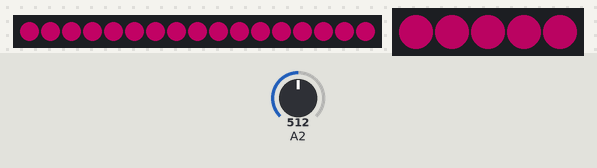
This sketch was run on a simulated ATtiny85, built with avr-gcc and run on an emulated ATtiny85. Shown: 17 RGB LEDs in strip order, left to right, 5 RGB LEDs in strip order, left to right. The test bench sets the inputs (shaded band); at power-on: A2 = 512. Dim RGB values are drawn brighter than linear; random numbers use the default seed unless the sketch sets one.

Above: at 1.2 s.
1.3 s: A2 set to 716
At 19.7 s:
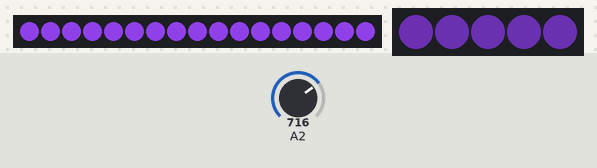
Timing chart, 0 to 45.5 s (numbered marks = the images above; inputs shaded):
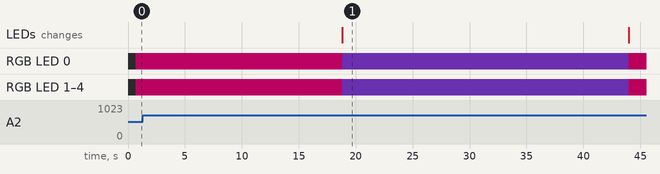

The sketch:

LEDshoes.ino
```cpp
#include "Adafruit_NeoPixel.h"
#ifdef __AVR__
#include <avr/power.h>
#endif

/*********** LED-related constants ***********/
#define HEEL_LED_PIN 0
#define HEEL_LED_NUM 17

#define TOE_LED_PIN 1
#define TOE_LED_NUM 5

Adafruit_NeoPixel toeLEDStrip = Adafruit_NeoPixel(HEEL_LED_NUM, HEEL_LED_PIN, NEO_GRB + NEO_KHZ800);
Adafruit_NeoPixel heelLEDStrip = Adafruit_NeoPixel(TOE_LED_NUM, TOE_LED_PIN, NEO_GRB + NEO_KHZ800);
/*********************************************/

/********** Piezo-related constants **********/
#define PIEZO_PIN 2 // analog pins are numbered differently than the digital pins!

#define THRESHOLD 10
/*********************************************/

uint8_t glimmer_upper_limit = 100;
uint8_t glimmer_lower_limit = 50;
uint8_t middle_bright = 75;

#define GROUP_LOW 3
#define GROUP_HIGH 10


uint16_t brightness = 15;
uint16_t diff = 512;
/*************************/

// IMPORTANT: To reduce NeoPixel burnout risk, add 1000 uF capacitor across
// pixel power leads, add 300 - 500 Ohm resistor on first pixel's data input
// and minimize distance between Arduino and first pixel.  Avoid connecting
// on a live circuit...if you must, connect GND first.

void setup() {
  toeLEDStrip.begin();
  heelLEDStrip.begin();

  // Initialize pixels to off
  toeLEDStrip.show();
  heelLEDStrip.show();

  randomSeed(analogRead(PIEZO_PIN));

  interruptSetup();
}

void loop() {
  pinkToPurple();
  purpleToBlue();
  blueToPink();
}

bool decrease_flag = false;

ISR(TIMER1_COMPA_vect) // timer compare interrupt service routine
{
  uint8_t piezoADC = analogRead(PIEZO_PIN);

  if (THRESHOLD < piezoADC) { // if above threshold
    // if first time, jump up to 255
    if (!decrease_flag) {
      brightness = 255;
      decrease_flag = true;
    }
  }

  if (decrease_flag) {
    brightness -= 2;
  }
}

void interruptSetup()
{
  // initialize Timer1
  noInterrupts(); // disable all interrupts
  TCCR1 = 0;                  //stop the timer
  TCNT1 = 0;                  //zero the timer
  GTCCR = _BV(PSR1);          //reset the prescaler
  OCR1A = 243;                //set the compare value
  OCR1C = 243;
  TIMSK = _BV(OCIE1A);        //interrupt on Compare Match A
  //start timer, ctc mode, prescaler clk/16384
  TCCR1 = _BV(CTC1) | _BV(CS13) | _BV(CS11);
  sei();

  interrupts(); // enable all interrupts
}

void pinkToPurple()
{
  // pink (255, 0, 128) to purple (163, 73, 164)

  int i;
  int diff = 512;
  uint8_t r = 255;
  uint8_t g = 0;
  uint8_t b = 128;

  for (i = 0; i < diff; i++)
  {
    if (i % 5 == 0) {
      // time to adjust R and G
      r--;
    }
    if (i % 7 == 0) {
      // time to adjust R and G
      g++;
    }
    if (i % 14 == 0) {
      // time to adjust B
      b++;
    }

    uint8_t group = random(GROUP_LOW, GROUP_HIGH);
    for (uint16_t j = 0; j < toeLEDStrip.numPixels(); j++) {
      setToeLEDColorWithBrightness(j, r, g, b, group);
      if (j < heelLEDStrip.numPixels()) {
        setHeelLEDColorWithBrightness(j, r, g, b, group);
      }
    }
  }
}

void setToeLEDColorWithBrightness(int j, uint8_t r, uint8_t g, uint8_t b, uint8_t group) {
  if (brightness < middle_bright) {
    decrease_flag = false;
    if (j % group == 0) {
      brightness = random(glimmer_lower_limit, glimmer_upper_limit);
    } else {
      brightness = middle_bright;
    }
  }

  toeLEDStrip.setPixelColor(j, (brightness * r / 255) , (brightness * g / 255), (brightness * b / 255));
  toeLEDStrip.show();
}

void setHeelLEDColorWithBrightness(int j, uint8_t r, uint8_t g, uint8_t b, uint8_t group) {
  uint16_t brightness;
  if (brightness < middle_bright) {
    decrease_flag = false;
    if (j % group == 0) {
      brightness = random(glimmer_lower_limit, glimmer_upper_limit);
    } else {
      brightness = middle_bright;
    }
  }

  heelLEDStrip.setPixelColor(j, (brightness * r / 255) , (brightness * g / 255), (brightness * b / 255));
  heelLEDStrip.show();
}


void purpleToBlue()
{
  // purple (163, 73, 164) to blue (0, 0, 255)

  int i;
  int diff = 512;
  unsigned int r = 163;
  unsigned int g = 73;
  int b = 164;

  for (i = 0; i < diff; i++)
  {
    if (i % 3 == 0) {
      // time to adjust R
      if (r > 0) {
        r--;
      }
    }
    if (i % 7 == 0) {
      // time to adjust G
      if (g > 0) {
        g--;
      }
    }
    if (i % 6 == 0) {
      // time to adjust B
      b++;
    }

    uint8_t group = random(GROUP_LOW, GROUP_HIGH);

    for (uint16_t j = 0; j < toeLEDStrip.numPixels(); j++) {
      setToeLEDColorWithBrightness(j, r, g, b, group);
      if (j < heelLEDStrip.numPixels()) {
        setHeelLEDColorWithBrightness(j, r, g, b, group);
      }
    }
  }
}

void blueToPink()
{
  // blue (0, 0, 255) to pink (255, 0, 128)

  int i;
  int diff = 512;
  int r = 0;
  int g = 0;
  int b = 255;

  for (i = 0; i < diff; i++)
  {
    if (i % 2 == 0) {
      // time to adjust R
      if (r < 255) {
        r++;
      }
    }
    if (i % 4 == 0) {
      // time to adjust B
      b--;
    }

    uint8_t group = random(GROUP_LOW, GROUP_HIGH);

    for (uint16_t j = 0; j < toeLEDStrip.numPixels(); j++) {
      setToeLEDColorWithBrightness(j, r, g, b, group);
      if (j < heelLEDStrip.numPixels()) {
        setHeelLEDColorWithBrightness(j, r, g, b, group);
      }
    }
  }
}
```
